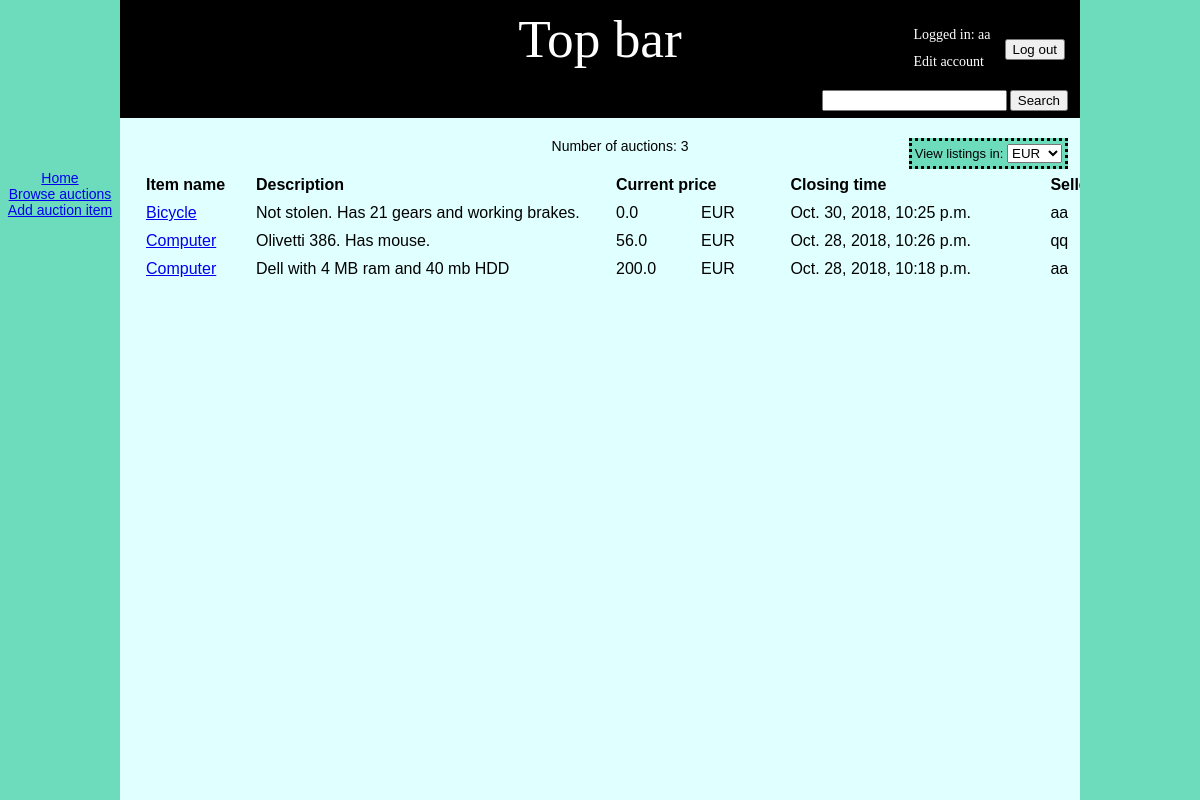
Page /auctions/ (signed in) on the committed database.
### auctionApp/models.py (models this page shows, shortened)
class Auction(models.Model):
    seller_id = models.IntegerField()
    seller_name = models.CharField(max_length=20)
    seller_email = models.EmailField()
    title = models.CharField(max_length=100, null=False, blank=False)
    description = models.TextField(null=False, blank=False)
    starting_price = models.FloatField()
    current_price = models.FloatField()
    current_winner_id = models.IntegerField(null=True, blank=True)
    current_winner_name = models.CharField(max_length=20, default='No bids yet.')
    time_posted = models.DateTimeField()
    time_closing = models.DateTimeField()
    hash_id = models.CharField(max_length=256)
    active = models.BooleanField(default=True)
    banned = models.BooleanField(default=False)
    resolved = models.BooleanField(default=False)

### auctionApp/auctions_browse.py (the view, shortened to what this page needs)
# urls.py: path('auctions/', BrowseAuctions.as_view(), name='auctions'),
class BrowseAuctions(View):
    def get(self, request, **messages):
        if not 'currency' in request.session:
            request.session['currency'] = 'EUR'
        if not 'currencies' in request.session:
            request.session['currencies'] = Currency.code_list()
        auctions = Auction.objects.all().filter(active=True, banned=False).order_by('-time_closing')
        info_message = messages.get('info_message')
        error_message = messages.get('error_message')
        return render(request, 'browse.html', {'auctions': auctions,
                                               'info_message': info_message,
                                               'error_message': error_message, })

### auctionApp/currency.py (called while the page is built)
    def code_list(**type):
        with open('./testdata.json', 'r') as infile:
            data = infile.read().replace('\n', '')
        parsed = json.loads(data)
        keylist = []
        for key in parsed['rates'].keys():
            if type.get('type') == 'pairlist':
                keylist.append([key, key])
            else:
                keylist.append(key)
            rate = parsed['rates'][key]
        return keylist

### templates/browse.html
{% extends "base.html" %}
{% block content %}
    {% include 'currency_picker.html' %}
    Number of auctions: {{ auctions.count }}<br><br>
    <table border="0" cellpadding="4">
            <tr>
                <th width="100">
                    Item name
                </th>
                <th width="350">
                    Description
                </th>
                <th colspan="2" width="300">
                    Current price
                </th>
                <th width="250">
                    Closing time
                </th>
                <th>
                    Seller
                </th>
            </tr>
        {% for auction in auctions %}
            <tr>
                <td>
                    <a href="{% url 'auctions' %}{{ auction.id }}">{{ auction.title }}</a>
                </td>
                <td>
                    {{ auction.description }}
                </td>
                <td width="75">
                    {{ auction.current_price }}
                </td>
                <td>
                    {{ request.session.currency }}
                </td>
                <td>
                    {{ auction.time_closing }}
                </td>
                <td>
                    {{  auction.seller_name }}
                </td>
            </tr>
        {% endfor %}
    </table>
{% endblock %}

### templates/login.html (shortened to what this page needs)
{% if not user.is_authenticated %}
    <form action="{% url 'login' %}" method="POST" class="login">
        {% csrf_token %}
        <table>
            <tr>
                <td>
                    <input id="username" name="username" type="text", value="Username" /><br>
                    <input id="password" name="password" type="password", value="Password"/>
                </td>
                <td>
                    <button type="submit">Login</button>
                </td>
            </tr>
        </table>
    </form>
{% else %}
    <div class="login">
        <table border="0" class="text_white">
            <tr>
                <td>
                    Logged in: {{ user }}
                </td>
                <td rowspan="3">
                    <br><form action="{% url 'logout' %}" method="POST" style="padding-left: 10px">
                        <button type="submit">Log out</button>
                    </form>
                </td>
            </tr>
            <tr>
                <td>
                    <a href="{% url 'edit_account' %}" class="text_white">Edit account</a>
                </td>
            </tr>
        </table>
    </div>
{% endif %}

### rows in the picture
Auction: title "Bicycle", description "Not stolen. Has 21 gears and working brakes.", current_price "0.0", session.currency "EUR", time_closing "Oct. 30, 2018, 10:25 p.m.", seller_name "aa"
Auction: title "Computer", description "Olivetti 386. Has mouse.", current_price "56.0", session.currency "EUR", time_closing "Oct. 28, 2018, 10:26 p.m.", seller_name "qq"
Auction: title "Computer", description "Dell with 4 MB ram and 40 mb HDD", current_price "200.0", session.currency "EUR", time_closing "Oct. 28, 2018, 10:18 p.m.", seller_name "aa"

### other values in the picture
{{ user }} "aa"
{{ auctions.count }} "3"
form field value "EUR"
